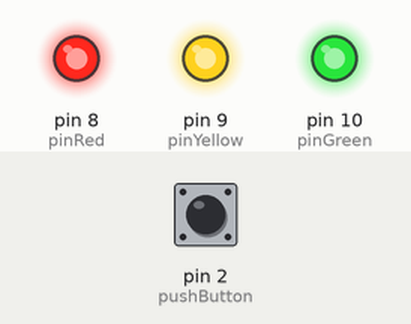
This sketch was run on a simulated Arduino Uno, built with avr-gcc and run on an emulated ATmega328P. On the bench: output pins drawn as LEDs (lit = HIGH). The inputs (shaded band) are chosen by the test bench; at power-on: pin 2 (pushButton) LOW. What the sketch prints to the serial monitor is not drawn.

Above: at 1.2 s.
1.3 s: pin 2 (pushButton) pulled HIGH for 0.15 s
At 2.3 s:
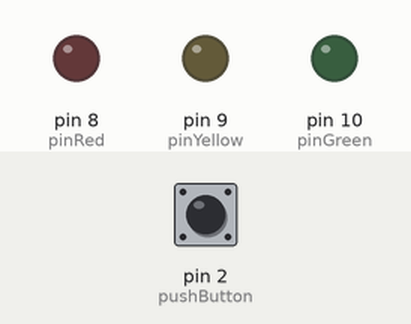
2.9 s: pin 2 (pushButton) pulled HIGH for 1 s
At 4.1 s:
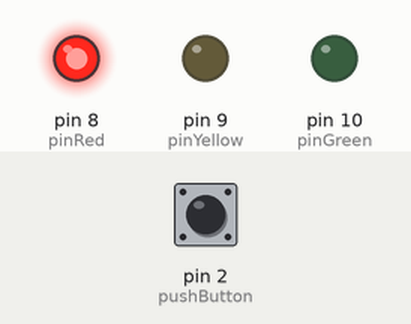
5.4 s: pin 2 (pushButton) pulled HIGH for 0.15 s
At 6.5 s:
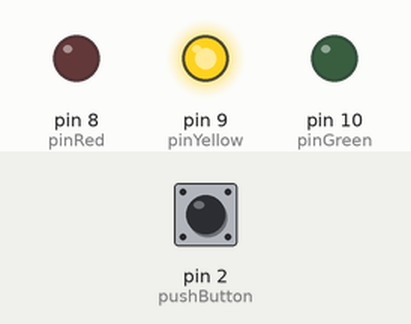
7.0 s: pin 2 (pushButton) pulled HIGH for 3.2 s
At 8.8 s:
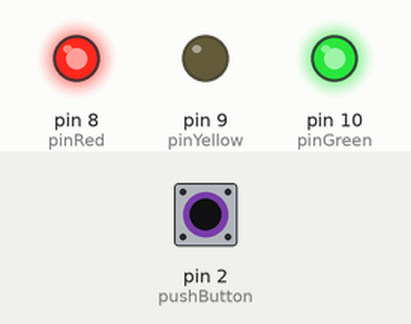
11.7 s: pin 2 (pushButton) pulled HIGH for 0.15 s
At 13.2 s:
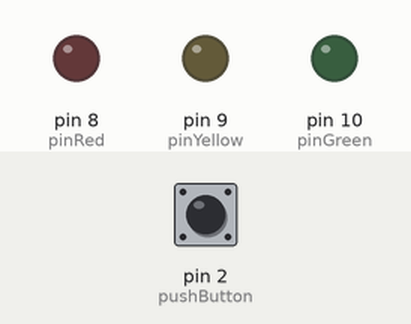
Timing chart, 0 to 14.3 s (numbered marks = the images above; inputs shaded):
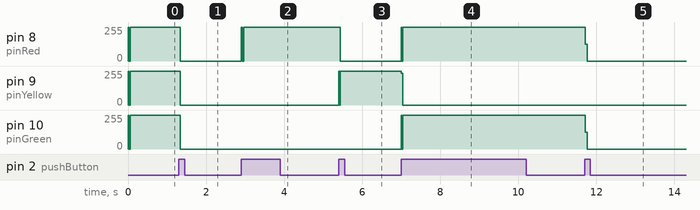

The sketch:

Button.ino
```cpp
// Test button presses by lighting a traffic light based on the module of the count

// digital pin 2 has a pushbutton attached to it
int pushButton = 2;

// The traffic light is connected to 8,9 and 10
int pinRed = 8;
int pinYellow = 9;
int pinGreen = 10;


int cnt = 0;

// the setup routine runs once when you press reset:
void setup() {
  // initialize serial communication at 9600 bits per second:
  Serial.begin(9600);
  Serial.println("AT");
  // make the pushbutton's pin an input:
  pinMode(pushButton, INPUT);
  pinMode(pinRed, OUTPUT);
  pinMode(pinYellow, OUTPUT);
  pinMode(pinGreen, OUTPUT);
}
int oldVal = 0;
void loop() {
  // put your main code here, to run repeatedly:
  int value = digitalRead(pushButton);
  if(value != oldVal)
  {
    //Serial.print("Changed state, cnt: ");
    //Serial.print(cnt);
    //Serial.println("");
    oldVal = value;
    cnt += value;
  }

  digitalWrite(pinRed, LOW);
  digitalWrite(pinYellow, LOW);
  digitalWrite(pinGreen, LOW);


  if(cnt % 2 == 0)
  {
    digitalWrite(pinRed, HIGH);
  }
  if(cnt % 3 == 0)
  {
    digitalWrite(pinYellow, HIGH);
  }
  if(cnt % 4 == 0)
  {
    digitalWrite(pinGreen, HIGH);
  }


  delay(10);

}
```

Measured:
- after the input at 1.3 s, pin 8 (pinRed): 255/255 → 0/255 at once; pin 9 (pinYellow), pin 10 (pinGreen): 254/255 → 0/255 at once
- after the input at 2.9 s, pin 8 (pinRed): 0/255 → 255/255 at once
- after the input at 5.4 s, pin 8 (pinRed): 255/255 → 0/255 at once; pin 9 (pinYellow): 0/255 → 255/255 at once
- after the input at 7.0 s, pin 8 (pinRed): 0/255 → 255/255 at once; pin 9 (pinYellow): 255/255 → 0/255 at once; pin 10 (pinGreen): 0/255 → 254/255 at once, → 255/255 0.56 s later
- after the input at 11.7 s, pin 8 (pinRed), pin 10 (pinGreen): 255/255 → 0/255 at once
